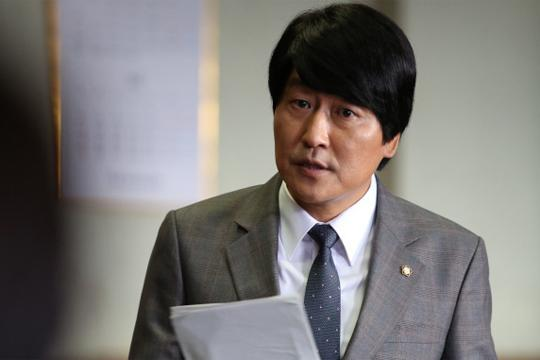
#> input picture chap04_Numpy/images/test1.jpg, 540 x 360 px, found by its file name
$ python step06_image_resize.py
#> lines starting #> are read from the running program, lines starting #| are printed output that depends on the picture
'''
step06_image_resize.py

reshape vs resize
 - reshape : 모양 변경
 - resize  : 크기 변경
  ex) image -> 120 x 150 규격화 -> model

image 규격화 : 실습
'''

from glob import glob # file 검색 패턴 사용(문자열 경로, *.jpg)
from PIL import Image # image file read
import numpy as np
import matplotlib.pyplot as plt
import os
os.getcwd()
# 1개 image file open
path = "/Users/mac/Desktop/bigdata/Python/4_Python-II/workspace/chap04_Numpy/"
file = path + "images/test1.jpg"

img = Image.open(file)
#> img is the input picture: PIL image 540x360 RGB; mean R, G, B 123.9, 120.6, 118.6
type(img) # PIL.JpegImagePlugin.JpegImageFile
np.shape(img) # (360, 540, 3) -> (120, 150, 3) -> (h, w, c)
plt.imshow(img)

img_re = img.resize((150,120)) # w, h : 세로 가로 픽셀 바꿔서 입력해야 함
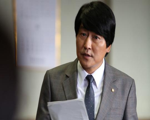
#> img_re: PIL image 150x120 RGB; mean R, G, B 123.9, 120.6, 118.6
np.shape(img_re) # (120, 150, 3)
plt.imshow(img_re)

# PIL -> numpy
type(img_re) # PIL.Image.Image
img_arr = np.asarray(img)
img_arr.shape # (360, 540, 3)
type(img_arr) # numpy.ndarray
#> (the run stopped early here; a loop or call above may not have finished)
